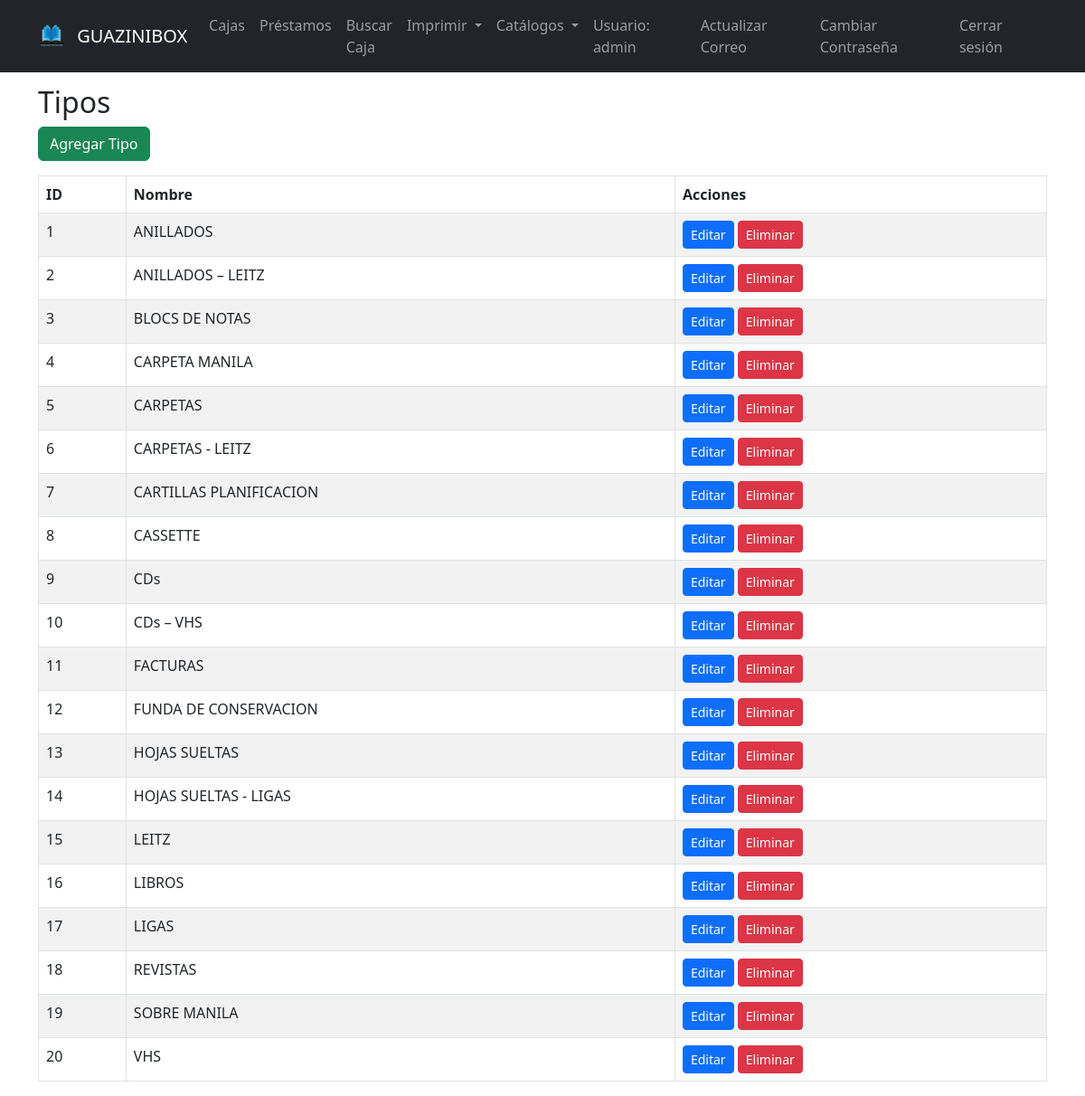
The app's page /tipos (signed in) with its own data.
### tables this page shows
CREATE TABLE users (
            id INTEGER PRIMARY KEY AUTOINCREMENT,
            username TEXT UNIQUE NOT NULL,
            password TEXT NOT NULL,
            email TEXT UNIQUE,
            reset_token TEXT,
            token_expiry TIMESTAMP
        );

CREATE TABLE tipos (
            id INTEGER PRIMARY KEY AUTOINCREMENT,
            nombre TEXT NOT NULL
        );

### app.py (the view)
@app.route("/tipos")
@login_required
def tipos():
    ts = get_tipos()
    return render_template("tipos.html", tipos=ts)

### app.py (called while the page is built)
def get_db_connection():
    conn = sqlite3.connect("archivo.db")
    conn.row_factory = sqlite3.Row
    return conn

def get_user_by_id(user_id):
    conn = get_db_connection()
    user = conn.execute("SELECT * FROM users WHERE id = ?", (user_id,)).fetchone()
    conn.close()
    if not user:
        return None
    return User(user["id"], user["username"], user["password"],
               user["email"] if "email" in user.keys() else None,
               user["reset_token"] if "reset_token" in user.keys() else None,
               user["token_expiry"] if "token_expiry" in user.keys() else None)

@login_manager.user_loader
def load_user(user_id):
    return get_user_by_id(user_id)

def get_tipos():
    conn = get_db_connection()
    ts = conn.execute("SELECT * FROM tipos").fetchall()
    conn.close()
    return ts

### templates/tipos.html (shortened to what this page needs)
{% extends "base.html" %}
{% block content %}
<h2>Tipos</h2>
<a href="{{ url_for('add_tipo') }}" class="btn btn-success mb-3">Agregar Tipo</a>
<table class="table table-bordered table-striped">
  <thead>
    <tr>
      <th>ID</th>
      <th>Nombre</th>
      <th>Acciones</th>
    </tr>
  </thead>
  <tbody>
    {% for tipo in tipos %}
    <tr>
      <td>{{ tipo.id }}</td>
      <td>{{ tipo.nombre }}</td>
      <td>
        <a href="{{ url_for('edit_tipo', tipo_id=tipo.id) }}" class="btn btn-primary btn-sm">Editar</a>
        <form action="{{ url_for('delete_tipo', tipo_id=tipo.id) }}" method="POST" style="display:inline-block;" onsubmit="return confirm('¿Estás seguro de eliminar este tipo?');">
          <button type="submit" class="btn btn-danger btn-sm">Eliminar</button>
        </form>
      </td>
    </tr>
    {% endfor %}
  </tbody>
</table>
{% endblock %}

### templates/base.html (shortened to what this page needs)
<!DOCTYPE html>
<html lang="es">
<head>
  <link href="https://cdn.jsdelivr.net/npm/bootstrap@5.3.0/dist/css/bootstrap.min.css" rel="stylesheet">
</head>
<body>
  <nav class="navbar navbar-expand-lg navbar-dark bg-dark fixed-top">
    <div class="container">
      <a class="navbar-brand" href="{{ url_for('index') }}">
        <img src="{{ url_for('static', filename='img/guazinibox_transparent.png') }}" alt="Logo" height="30" class="d-inline-block align-text-top me-2">
        GUAZINIBOX
      </a>
      {% if current_user.is_authenticated %}
      <div class="collapse navbar-collapse" id="navbarNav">
        <ul class="navbar-nav me-auto">
          <li class="nav-item"><a class="nav-link" href="{{ url_for('cajas') }}">Cajas</a></li>
          <li class="nav-item"><a class="nav-link" href="{{ url_for('prestamos') }}">Préstamos</a></li>
          <li class="nav-item"><a class="nav-link" href="{{ url_for('search_caja') }}">Buscar Caja</a></li>
          <li class="nav-item dropdown">
            <a class="nav-link dropdown-toggle" href="#" id="imprimirDropdown" role="button" data-bs-toggle="dropdown" aria-expanded="false">
              Imprimir
            </a>
          </li>
          <li class="nav-item dropdown">
            <a class="nav-link dropdown-toggle" href="#" id="catalogosDropdown" role="button" data-bs-toggle="dropdown" aria-expanded="false">
              Catálogos
            </a>
          </li>
        </ul>
        <ul class="navbar-nav">
          <li class="nav-item"><span class="nav-link">Usuario: {{ current_user.username }}</span></li>
          <li class="nav-item"><a class="nav-link" href="{{ url_for('update_email') }}">Actualizar Correo</a></li>
          <li class="nav-item"><a class="nav-link" href="{{ url_for('cambiar_clave') }}">Cambiar Contraseña</a></li>
          <li class="nav-item"><a class="nav-link" href="{{ url_for('logout') }}">Cerrar sesión</a></li>
        </ul>
      </div>
      {% else %}
      <ul class="navbar-nav ms-auto">
        <li class="nav-item"><a class="nav-link" href="{{ url_for('login') }}">Iniciar Sesión</a></li>
        <li class="nav-item"><a class="nav-link" href="{{ url_for('register') }}">Registrarse</a></li>
      </ul>
      {% endif %}
    </div>
  </nav>
  <div class="container mt-4">
    {% block content %}{% endblock %}
  </div>
</body>
</html>

### templates/base.html (style rules this page uses)
body { padding-top: 70px; }

### records on screen
users: username "admin"
tipos: id "1", nombre "ANILLADOS"
tipos: id "2", nombre "ANILLADOS – LEITZ"
tipos: id "3", nombre "BLOCS DE NOTAS"
tipos: id "4", nombre "CARPETA MANILA"
tipos: id "5", nombre "CARPETAS"
tipos: id "6", nombre "CARPETAS - LEITZ"
tipos: id "7", nombre "CARTILLAS PLANIFICACION"
tipos: id "8", nombre "CASSETTE"
tipos: id "9", nombre "CDs"
tipos: id "10", nombre "CDs – VHS"
tipos: id "11", nombre "FACTURAS"
tipos: id "12", nombre "FUNDA DE CONSERVACION"
tipos: id "13", nombre "HOJAS SUELTAS"
tipos: id "14", nombre "HOJAS SUELTAS - LIGAS"
tipos: id "15", nombre "LEITZ"
tipos: id "16", nombre "LIBROS"
tipos: id "17", nombre "LIGAS"
tipos: id "18", nombre "REVISTAS"
tipos: id "19", nombre "SOBRE MANILA"
tipos: id "20", nombre "VHS"
